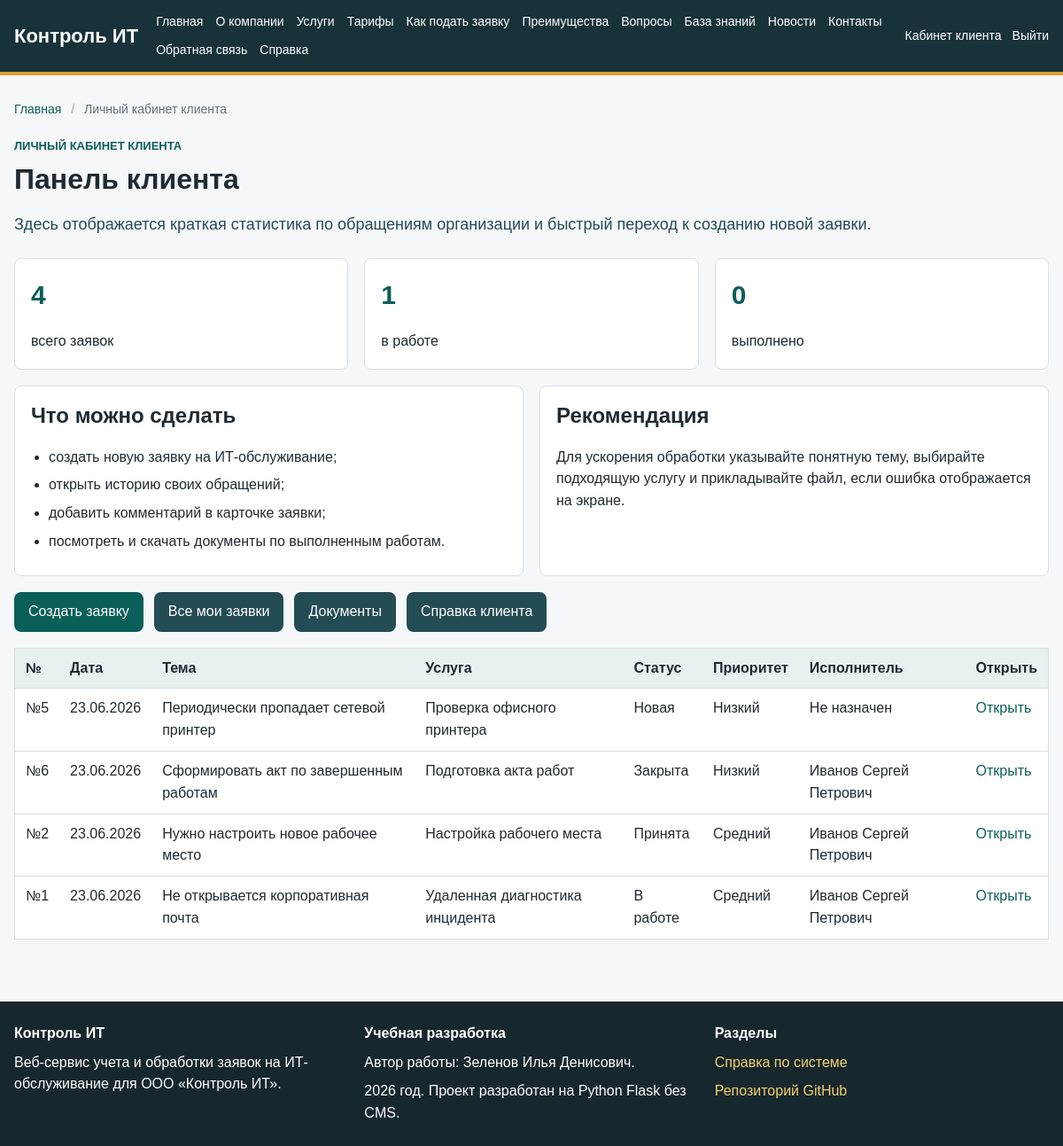
The page /client/dashboard (signed in) on the database its author committed.
### app/models.py (models this page shows, shortened)
class Ticket(db.Model):
    __tablename__ = "tickets"
    id = db.Column(db.Integer, primary_key=True)
    title = db.Column(db.String(180), nullable=False)
    description = db.Column(db.Text, nullable=False)
    created_at = db.Column(db.DateTime, default=datetime.utcnow)
    updated_at = db.Column(db.DateTime, default=datetime.utcnow, onupdate=datetime.utcnow)
    deadline_at = db.Column(db.DateTime)
    closed_at = db.Column(db.DateTime)
    client_id = db.Column(db.Integer, db.ForeignKey("clients.id"), nullable=False)
    specialist_id = db.Column(db.Integer, db.ForeignKey("employees.id"))
    service_id = db.Column(db.Integer, db.ForeignKey("services.id"), nullable=False)
    status_id = db.Column(db.Integer, db.ForeignKey("ticket_statuses.id"), nullable=False)
    priority_id = db.Column(db.Integer, db.ForeignKey("ticket_priorities.id"), nullable=False)
    client = db.relationship("Client", back_populates="tickets")
    specialist = db.relationship("Employee", back_populates="assigned_tickets")
    service = db.relationship("Service", back_populates="tickets")
    status = db.relationship("TicketStatus", back_populates="tickets")
    priority = db.relationship("TicketPriority", back_populates="tickets")
    comments = db.relationship("TicketComment", back_populates="ticket", cascade="all, delete-orphan")
    attachments = db.relationship("Attachment", back_populates="ticket", cascade="all, delete-orphan")
    documents = db.relationship("Document", back_populates="ticket", cascade="all, delete-orphan")

class Service(db.Model):
    __tablename__ = "services"
    id = db.Column(db.Integer, primary_key=True)
    name = db.Column(db.String(150), nullable=False)
    description = db.Column(db.Text)
    price = db.Column(db.Float, default=0)
    is_active = db.Column(db.Boolean, default=True)
    category_id = db.Column(db.Integer, db.ForeignKey("service_categories.id"), nullable=False)
    category = db.relationship("ServiceCategory", back_populates="services")
    tickets = db.relationship("Ticket", back_populates="service")

class TicketStatus(db.Model):
    __tablename__ = "ticket_statuses"
    id = db.Column(db.Integer, primary_key=True)
    name = db.Column(db.String(80), unique=True, nullable=False)
    sort_order = db.Column(db.Integer, default=0)
    tickets = db.relationship("Ticket", back_populates="status")

class TicketPriority(db.Model):
    __tablename__ = "ticket_priorities"
    id = db.Column(db.Integer, primary_key=True)
    name = db.Column(db.String(80), unique=True, nullable=False)
    response_hours = db.Column(db.Integer, default=24)
    tickets = db.relationship("Ticket", back_populates="priority")

class User(UserMixin, db.Model):
    __tablename__ = "users"
    id = db.Column(db.Integer, primary_key=True)
    username = db.Column(db.String(80), unique=True, nullable=False)
    password_hash = db.Column(db.String(255), nullable=False)
    email = db.Column(db.String(120), unique=True, nullable=False)
    full_name = db.Column(db.String(150), nullable=False)
    phone = db.Column(db.String(30))
    is_active_account = db.Column(db.Boolean, default=True)
    created_at = db.Column(db.DateTime, default=datetime.utcnow)
    role_id = db.Column(db.Integer, db.ForeignKey("roles.id"), nullable=False)
    role = db.relationship("Role", back_populates="users")
    client = db.relationship("Client", back_populates="user", uselist=False)
    employee = db.relationship("Employee", back_populates="user", uselist=False)
    comments = db.relationship("TicketComment", back_populates="author")
    @property
    def is_active(self):
        return self.is_active_account
    def has_role(self, *role_names):
        return self.role and self.role.name in role_names

### app/routes/client.py (the view)
@client_bp.route("/dashboard")
@login_required
@role_required("Клиент")
def dashboard():
    client = current_user.client
    tickets = Ticket.query.filter_by(client=client).order_by(Ticket.created_at.desc()).all()
    return render_template(
        "client/dashboard.html",
        title="Панель клиента",
        tickets=tickets,
        breadcrumbs=client_breadcrumbs(),
    )

### app/models.py (called while the page is built)
@login_manager.user_loader
def load_user(user_id):
    return User.query.get(int(user_id))

### app/routes/client.py (called while the page is built)
def client_breadcrumbs(*items):
    trail = [{"label": "Главная", "url": url_for("public.home")}]
    if items:
        trail.append({"label": "Личный кабинет клиента", "url": url_for("client.dashboard")})
        trail.extend(items)
    else:
        trail.append({"label": "Личный кабинет клиента", "url": None})
    return trail

### app/templates/client/dashboard.html (shortened to what this page needs)
{% extends "base.html" %}
{% block content %}
<section class="page-header">
    <p class="eyebrow">Личный кабинет клиента</p>
    <h1>Панель клиента</h1>
    <p class="lead">
        Здесь отображается краткая статистика по обращениям организации и быстрый переход
        к созданию новой заявки.
    </p>
</section>
<section class="dashboard-grid">
    <div class="metric">
        <span>{{ tickets|length }}</span>
        <p>всего заявок</p>
    </div>
    <div class="metric">
        <span>{{ tickets|selectattr('status.name', 'equalto', 'В работе')|list|length }}</span>
        <p>в работе</p>
    </div>
    <div class="metric">
        <span>{{ tickets|selectattr('status.name', 'equalto', 'Выполнена')|list|length }}</span>
        <p>выполнено</p>
    </div>
</section>
<section class="section-grid">
    <article class="info-box">
        <h2>Что можно сделать</h2>
        <ul class="clean-list">
            <li>создать новую заявку на ИТ-обслуживание;</li>
            <li>открыть историю своих обращений;</li>
            <li>добавить комментарий в карточке заявки;</li>
            <li>посмотреть и скачать документы по выполненным работам.</li>
        </ul>
    </article>
    <article class="info-box">
        <h2>Рекомендация</h2>
        <p>
            Для ускорения обработки указывайте понятную тему, выбирайте подходящую услугу
            и прикладывайте файл, если ошибка отображается на экране.
        </p>
    </article>
</section>
<div class="actions">
    <a class="button" href="{{ url_for('client.create_ticket') }}">Создать заявку</a>
    <a class="button secondary" href="{{ url_for('client.tickets') }}">Все мои заявки</a>
    <a class="button secondary" href="{{ url_for('client.documents') }}">Документы</a>
    <a class="button secondary" href="{{ url_for('client.help_page') }}">Справка клиента</a>
</div>
{% include "client/_tickets_table.html" %}
{% endblock %}

### app/templates/client/_tickets_table.html
<table>
    <thead>
    <tr>
        <th>№</th>
        <th>Дата</th>
        <th>Тема</th>
        <th>Услуга</th>
        <th>Статус</th>
        <th>Приоритет</th>
        <th>Исполнитель</th>
        <th>Открыть</th>
    </tr>
    </thead>
    <tbody>
    {% for ticket in tickets %}
        <tr>
            <td>№{{ ticket.id }}</td>
            <td>{{ ticket.created_at.strftime('%d.%m.%Y') }}</td>
            <td>{{ ticket.title }}</td>
            <td>{{ ticket.service.name }}</td>
            <td>{{ ticket.status.name }}</td>
            <td>{{ ticket.priority.name }}</td>
            <td>{{ ticket.specialist.user.full_name if ticket.specialist else 'Не назначен' }}</td>
            <td><a href="{{ url_for('client.ticket_detail', ticket_id=ticket.id) }}">Открыть</a></td>
        </tr>
    {% else %}
        <tr>
            <td colspan="8">Заявки отсутствуют. Создайте первое обращение через форму.</td>
        </tr>
    {% endfor %}
    </tbody>
</table>

### app/static/css/style.css (style rules this page uses)
:root { --page: #f6f7f9; --surface: #ffffff; --surface-soft: #eef6f4; --ink: #1f2a32; --muted: #63717d; --line: #d9e0e5; --header: #18323a; --header-2: #244c55; --accent: #0f766e; --accent-strong: #0b5f59; --warning: #b7791f; --danger: #b42318; --success: #1f7a4d; --white: #ffffff; }
* { box-sizing: border-box; }
body { margin: 0; font-family: Arial, Helvetica, sans-serif; color: var(--ink); background: var(--page); line-height: 1.55; }
a { color: var(--accent-strong); text-decoration: none; }
.page-header { margin-bottom: 24px; }
.page-header h1 { margin-bottom: 10px; }
h1 { margin-top: 0; font-size: 32px; line-height: 1.2; }
h2 { margin-top: 0; line-height: 1.25; }
.lead { font-size: 18px; color: var(--header-2); }
.eyebrow { margin: 0 0 8px; color: var(--accent-strong); font-size: 13px; font-weight: 700; text-transform: uppercase; }
.cards, .dashboard-grid, .section-grid { display: grid; grid-template-columns: repeat(auto-fit, minmax(240px, 1fr)); gap: 18px; margin: 18px 0; }
.card, .metric, .info-box, .form-card, .comment { background: var(--surface); border: 1px solid var(--line); border-radius: 8px; padding: 18px; }
.metric span { display: block; font-size: 30px; font-weight: 700; color: var(--accent-strong); }
.metric p { margin-bottom: 0; }
.actions { display: flex; gap: 12px; margin: 18px 0; flex-wrap: wrap; }
.button, button { display: inline-block; background: var(--accent-strong); color: var(--white); border: none; border-radius: 8px; padding: 10px 16px; cursor: pointer; font: inherit; text-align: center; }
.button.secondary { background: var(--header-2); }
table { width: 100%; border-collapse: collapse; background: var(--white); border: 1px solid var(--line); margin: 18px 0; }
th, td { padding: 10px 12px; border-bottom: 1px solid var(--line); text-align: left; vertical-align: top; }
th { background: #e7f1ef; }
.clean-list, .step-list { margin: 12px 0 0; padding-left: 20px; }
.clean-list li, .step-list li { margin-bottom: 7px; }

### rows shown on the page
Ticket: id "5", created_at "23.06.2026", title "Периодически пропадает сетевой принтер", service.name "Проверка офисного принтера", status.name "Новая", priority.name "Низкий", specialist.user "Не назначен"
Ticket: id "6", created_at "23.06.2026", title "Сформировать акт по завершенным работам", service.name "Подготовка акта работ", status.name "Закрыта", priority.name "Низкий", specialist.user "Иванов Сергей Петрович"
Ticket: id "2", created_at "23.06.2026", title "Нужно настроить новое рабочее место", service.name "Настройка рабочего места", status.name "Принята", priority.name "Средний", specialist.user "Иванов Сергей Петрович"
Ticket: id "1", created_at "23.06.2026", title "Не открывается корпоративная почта", service.name "Удаленная диагностика инцидента", status.name "В работе", priority.name "Средний", specialist.user "Иванов Сергей Петрович"

### other values the page prints
{{ crumb.label }} "Главная"
{{ crumb.label }} "Личный кабинет клиента"
{{ tickets|length }} "4"
{{ tickets|selectattr('status.name', 'equalto', 'В работе')|list|length }} "1"
{{ tickets|selectattr('status.name', 'equalto', 'Выполнена')|list|length }} "0"
